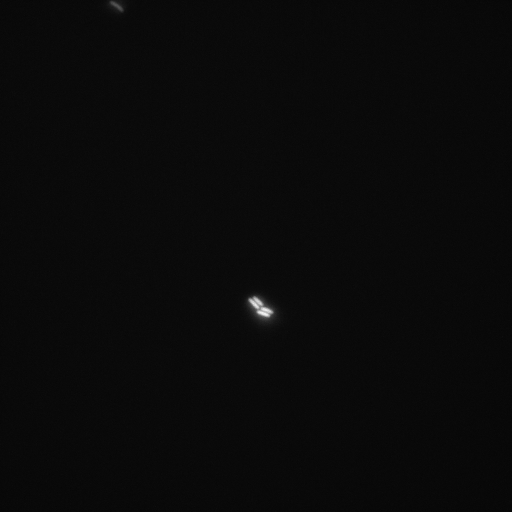
%> input picture Z_Example_dataset/pos1/images/pos1-g-014.tif, 1024 x 1024 px (shown at 1/2 size)
$ octave --eval "result = progthreshsubtilis(imread('../Z_Example_dataset/pos1/images/pos1-g-014.tif'));"   (GNU Octave 9; MATLAB toolbox functions it lacks are replaced by stand-ins)
%> lines starting %> are read from the running program, lines starting %| are printed output that depends on the picture
function [theout] = progthreshsubtilis(im0,mask,sizefactor,invertit)
     % progthresh:
% inputs = im, nsteps

  %%%%%%%%%%%% directories & filenames:

% [7 lines of commented-out code are left out]

%%%%%%%%%%%% progrthresh routine (input = im)

if nargin < 3,
sizefactor = 1;
end;
im = im0;
%> im is the input picture: size 1024x1024 uint16; min 358, max 1960, mean 421.9
im = imresize(im,sizefactor,'bilinear');

minArea = 75;
maxArea = 2500;
minMinorAxis = 8;
maxMinorAxis = 21;
minMajorAxis = 17;
maxMajorAxis = 250;
minSolidity = 0.7; % was .8
minEccentricity = 0.6; % was .8
minRatio = 1.1; % the ratio of length to width
nsteps = 20;
maxsteps = 100;
im = medfilt2(im,[3 3]);
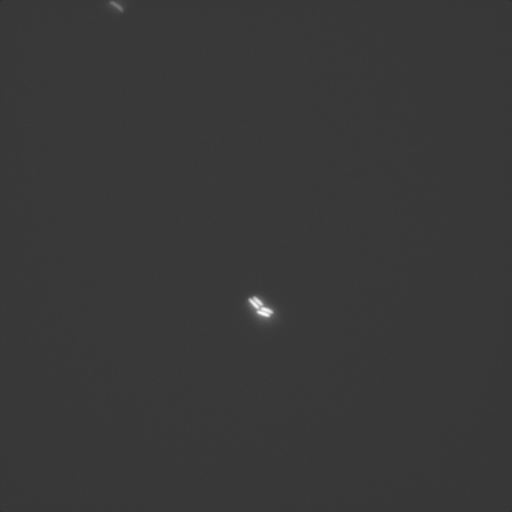
%> im: size 1024x1024 uint16 (shown at 1/2 size); min 0, max 1877, mean 421.5; drawn with min black and max white

if nargin<2,
    mask=1;
end;


%minim = min(min(im)); maxim = median(im(:)); range = maxim - minim;
[muhat,sigmahat] = normfit(im(:));
%> muhat = 421.5; sigmahat = 13.04
medianim = median(im(:));
%> medianim = 420
%minim = medianim - 4*sigmahat; maxim = medianim - 0.5*sigmahat; range = maxim - minim;
s = sort(im(:));

minim = s(20);
%> minim = 395
maxim = s(end-20);
%> maxim = 1831
range = maxim - minim;
%> range = 1436
%minim = 450; maxim = 456; range = maxim - minim;
%stepsize = max(range/nsteps,1);
stepsize = max(5,range/maxsteps);
%> stepsize = 14
kept = zeros([size(im)]);

% figure(1);
% imshow(im,[]);

Nims = length(minim:stepsize:maxim);
%> Nims = 103
progthreshout = uint8(0);
progthreshout(size(im,1),size(im,2),Nims)=0;

jj = 0;
for T = minim:stepsize:maxim,
    jj = jj + 1;
[minim T maxim]

    % L = bwlabel(im < T);
    % just threshold for now- don't recolor before eroding
    %     L = bwlabel(im < T);
if invertit,
         L = im < T;
else
         L = im > T;
end;

    % erode blobs in case they're joined cells
    Le = imerode(L,strel('diamond',2));
    % recolor connected blobs
    Lec = bwlabel(Le);
    % now expand back to original size keeping unique cell identities
    L = carefuldilate(Lec,strel('diamond',1),3);
    L(mask==0)=0;

if max2(L) > 5,
         T = T + 2 * stepsize;
end;

r = regionprops(L, 'Area','MajorAxisLength','MinorAxisLength','Eccentricity','Solidity','EulerNumber');

% these filter parameters are just a first guess:
f = find(([r.Area]>minArea) & ...
         ([r.Area]<maxArea) & ...
         ([r.MinorAxisLength]>minMinorAxis) & ...
         ([r.MinorAxisLength]<maxMinorAxis) & ...
         ([r.MajorAxisLength]>minMajorAxis) & ...
         ([r.MajorAxisLength]<maxMajorAxis) & ...
         ([r.Solidity]>minSolidity) & ...
         ([r.Eccentricity]>minEccentricity) & ...
         ([r.EulerNumber]==1) & ...
         ([r.MajorAxisLength]./[r.MinorAxisLength] > minRatio));

Lkeep = L.*ismember(L,f);

% possible thing to do here: imclose or open to get more out of thresholds
%imopen(strel(Lkeep,'disk',2))
kept = Lkeep>0; % this keeps only the objects that pass the filter
progthreshout(:,:,jj) = uint8(kept);
end;
%> this loop made 1 pass
%> (T, jj) on pass 1: (395, 1)

s = sum(progthreshout,3);
[es,ethresh] = edge(s,'log',0);
ethresh
esf = imfill(es,'holes');
theout = esf;
theout = imresize(theout,size(im0),'bilinear');

% the object we want to keep is the one closest to the middle:
L = bwlabel(theout);
r = regionprops(L,'Centroid');
if length(r)>0,
for i = 1:length(r),
         d2(i) = (r(i).Centroid(1)-size(theout,1)/2)^2 + (r(i).Centroid(2)-size(theout,2)/2)^2;
end;
f = find(d2==min(d2));
theout = L==f;
else
disp('nothing found');
end;

% [7 lines of commented-out code are left out]
%> (the run ends here)
